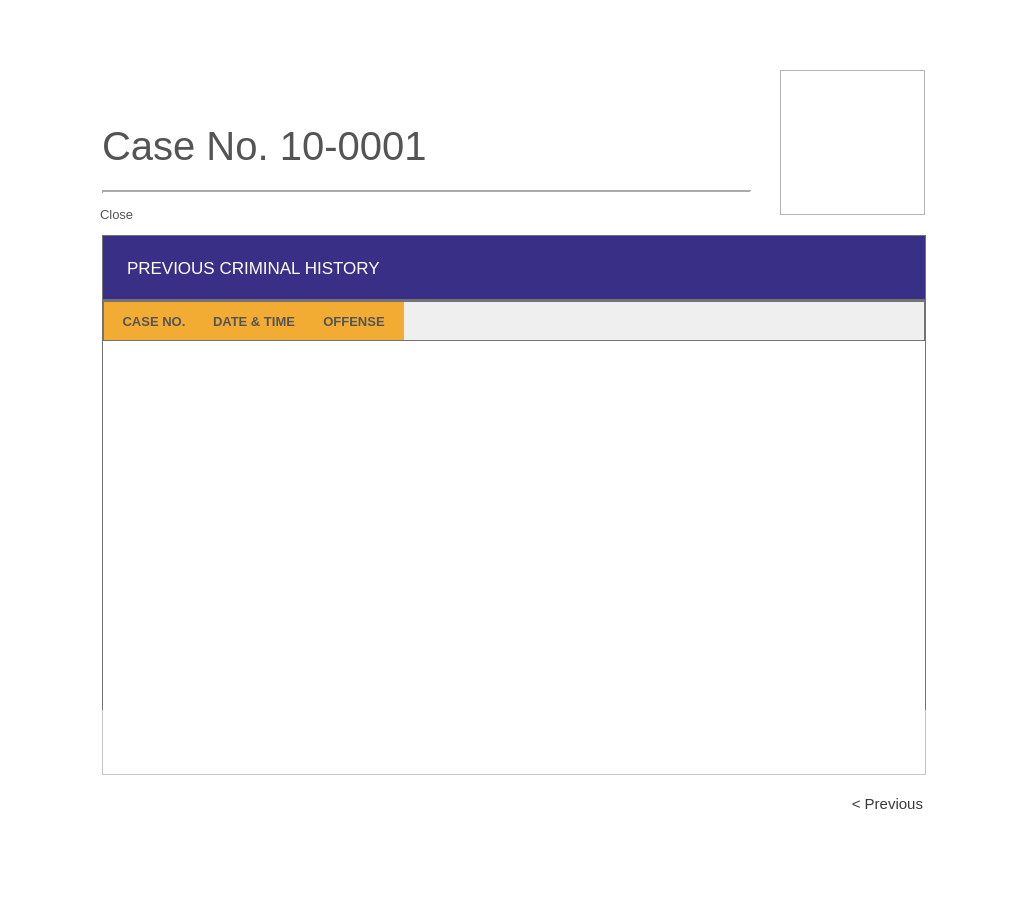
<?xml version="1.0" encoding="UTF-8"?>
<ui version="4.0">
 <class>Form</class>
 <widget class="QWidget" name="Form">
  <property name="geometry">
   <rect>
    <x>0</x>
    <y>0</y>
    <width>1023</width>
    <height>900</height>
   </rect>
  </property>
  <property name="windowTitle">
   <string>Form</string>
  </property>
  <widget class="QWidget" name="widget" native="true">
   <property name="geometry">
    <rect>
     <x>0</x>
     <y>0</y>
     <width>1023</width>
     <height>900</height>
    </rect>
   </property>
   <property name="styleSheet">
    <string notr="true">background-color: white;</string>
   </property>
   <widget class="QLabel" name="casenum_label">
    <property name="geometry">
     <rect>
      <x>102</x>
      <y>115</y>
      <width>541</width>
      <height>61</height>
     </rect>
    </property>
    <property name="styleSheet">
     <string notr="true">background-color: none;
font-family: 'Helvetica';
font-size: 30pt;
color: #545454;</string>
    </property>
    <property name="text">
     <string>Case No. 10-0001</string>
    </property>
   </widget>
   <widget class="Line" name="line_4">
    <property name="geometry">
     <rect>
      <x>102</x>
      <y>182</y>
      <width>649</width>
      <height>20</height>
     </rect>
    </property>
    <property name="lineWidth">
     <number>2</number>
    </property>
    <property name="orientation">
     <enum>Qt::Horizontal</enum>
    </property>
   </widget>
   <widget class="QTableWidget" name="tableWidget">
    <property name="geometry">
     <rect>
      <x>102</x>
      <y>235</y>
      <width>824</width>
      <height>540</height>
     </rect>
    </property>
   </widget>
   <widget class="QLabel" name="label">
    <property name="geometry">
     <rect>
      <x>780</x>
      <y>70</y>
      <width>145</width>
      <height>145</height>
     </rect>
    </property>
    <property name="styleSheet">
     <string notr="true">border: 1px solid #b4b4b4;
background-color: none;</string>
    </property>
    <property name="text">
     <string/>
    </property>
   </widget>
   <widget class="QWidget" name="widget_2" native="true">
    <property name="geometry">
     <rect>
      <x>102</x>
      <y>235</y>
      <width>824</width>
      <height>475</height>
     </rect>
    </property>
    <property name="styleSheet">
     <string notr="true">border: 1px solid #737373;
background: none;</string>
    </property>
    <widget class="QLabel" name="label_20">
     <property name="geometry">
      <rect>
       <x>0</x>
       <y>0</y>
       <width>824</width>
       <height>65</height>
      </rect>
     </property>
     <property name="styleSheet">
      <string notr="true">font-family: 'Helvetica';
font-size: 13pt;
color: white;
padding-left: 20px;
background-color: #3a2f86;</string>
     </property>
     <property name="text">
      <string>PREVIOUS CRIMINAL HISTORY</string>
     </property>
    </widget>
    <widget class="QTableWidget" name="history_table">
     <property name="geometry">
      <rect>
       <x>0</x>
       <y>65</y>
       <width>824</width>
       <height>475</height>
      </rect>
     </property>
     <property name="styleSheet">
      <string notr="true">QTableWidget {
	border: 1px solid #737373;
    font-size: 10pt;
    font-family: 'Helvetica';
}

QHeaderView::section {
font-size: 10pt;
    font-family: 'Helvetica';
    font-weight: bold;
	color: #545454;
	background-color: #f2ac34;
    height: 40px;
border: none;
}

QScrollBar:horizontal {
    border: 1px solid #d9d9d9;
    background-color: #f1f1f1;
    height: 10px;
}

QScrollBar::handle:horizontal {
    background-color: #d9d9d9;
    min-width: 30px;
    border-radius: 5px;
}
</string>
     </property>
     <column>
      <property name="text">
       <string>CASE NO.</string>
      </property>
     </column>
     <column>
      <property name="text">
       <string>DATE &amp; TIME</string>
      </property>
     </column>
     <column>
      <property name="text">
       <string>OFFENSE</string>
      </property>
     </column>
    </widget>
   </widget>
   <widget class="QPushButton" name="close_btn">
    <property name="geometry">
     <rect>
      <x>100</x>
      <y>200</y>
      <width>61</width>
      <height>28</height>
     </rect>
    </property>
    <property name="styleSheet">
     <string notr="true">QPushButton {
background: none;
border: none;
font-family: 'Helvetica';
font-size: 10pt;
color: #545454;
text-align: left;
}

QPushButton:hover {
text-decoration: underline;
}
</string>
    </property>
    <property name="text">
     <string>Close</string>
    </property>
   </widget>
   <widget class="QPushButton" name="prev_btn">
    <property name="geometry">
     <rect>
      <x>822</x>
      <y>790</y>
      <width>101</width>
      <height>28</height>
     </rect>
    </property>
    <property name="styleSheet">
     <string notr="true">QPushButton {
background: none;
border: none;
font-family: 'Helvetica';
font-size: 11pt;
color: #383838;
text-align: right;
}

QPushButton:hover {
text-decoration: underline;
}
</string>
    </property>
    <property name="text">
     <string>&lt; Previous</string>
    </property>
   </widget>
  </widget>
 </widget>
 <resources/>
 <connections/>
</ui>
